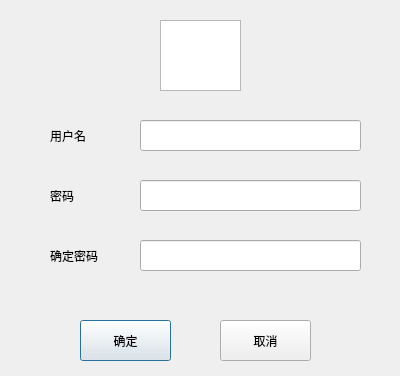
<?xml version="1.0" encoding="UTF-8"?>
<ui version="4.0">
 <class>Register</class>
 <widget class="QDialog" name="Register">
  <property name="geometry">
   <rect>
    <x>0</x>
    <y>0</y>
    <width>400</width>
    <height>376</height>
   </rect>
  </property>
  <property name="windowTitle">
   <string>Dialog</string>
  </property>
  <widget class="QPushButton" name="pushButton">
   <property name="geometry">
    <rect>
     <x>80</x>
     <y>320</y>
     <width>91</width>
     <height>41</height>
    </rect>
   </property>
   <property name="text">
    <string>确定</string>
   </property>
  </widget>
  <widget class="QPushButton" name="pushButton_2">
   <property name="geometry">
    <rect>
     <x>220</x>
     <y>320</y>
     <width>91</width>
     <height>41</height>
    </rect>
   </property>
   <property name="text">
    <string>取消</string>
   </property>
  </widget>
  <widget class="QLineEdit" name="lineEdit">
   <property name="geometry">
    <rect>
     <x>140</x>
     <y>120</y>
     <width>221</width>
     <height>31</height>
    </rect>
   </property>
  </widget>
  <widget class="QLineEdit" name="lineEdit_2">
   <property name="geometry">
    <rect>
     <x>140</x>
     <y>180</y>
     <width>221</width>
     <height>31</height>
    </rect>
   </property>
   <property name="echoMode">
    <enum>QLineEdit::Password</enum>
   </property>
  </widget>
  <widget class="QLineEdit" name="lineEdit_3">
   <property name="geometry">
    <rect>
     <x>140</x>
     <y>240</y>
     <width>221</width>
     <height>31</height>
    </rect>
   </property>
   <property name="echoMode">
    <enum>QLineEdit::Password</enum>
   </property>
  </widget>
  <widget class="QLabel" name="label">
   <property name="geometry">
    <rect>
     <x>50</x>
     <y>130</y>
     <width>54</width>
     <height>12</height>
    </rect>
   </property>
   <property name="text">
    <string>用户名</string>
   </property>
  </widget>
  <widget class="QLabel" name="label_2">
   <property name="geometry">
    <rect>
     <x>50</x>
     <y>190</y>
     <width>54</width>
     <height>12</height>
    </rect>
   </property>
   <property name="text">
    <string>密码</string>
   </property>
  </widget>
  <widget class="QLabel" name="label_3">
   <property name="geometry">
    <rect>
     <x>50</x>
     <y>250</y>
     <width>54</width>
     <height>12</height>
    </rect>
   </property>
   <property name="text">
    <string>确定密码</string>
   </property>
  </widget>
  <widget class="QListWidget" name="listWidget">
   <property name="geometry">
    <rect>
     <x>160</x>
     <y>20</y>
     <width>81</width>
     <height>71</height>
    </rect>
   </property>
  </widget>
 </widget>
 <resources/>
 <connections/>
</ui>
